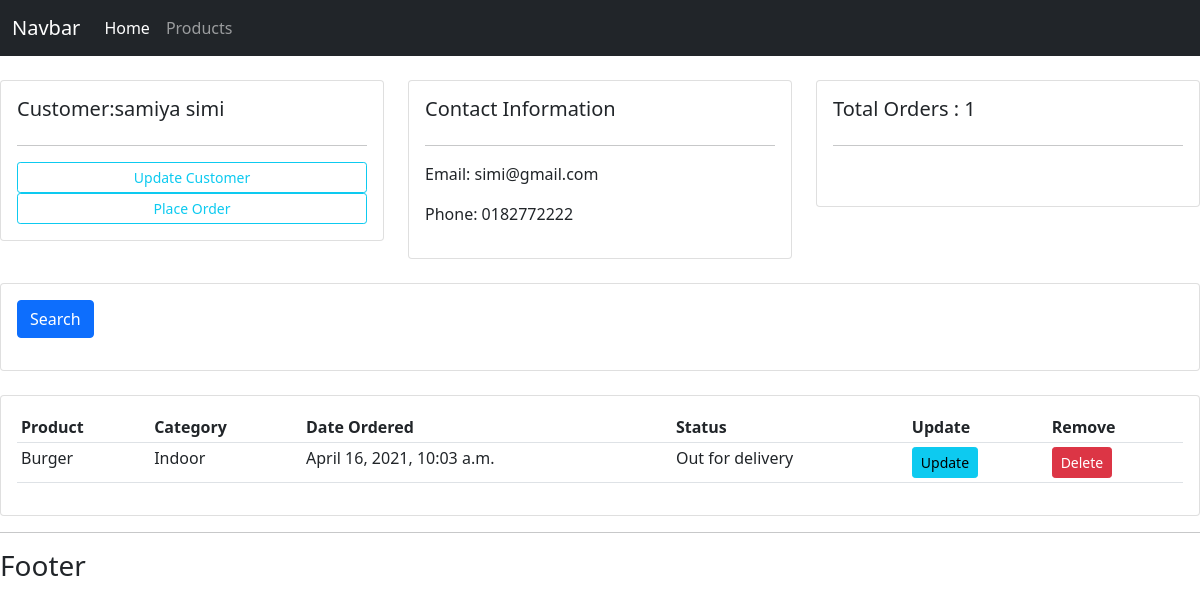
Screenshot of /customers/1/ with the database file from the repository.
### accounts/models.py (models this page shows, shortened)
class Customer(models.Model):
    name = models.CharField(max_length=200, null=True)
    phone = models.CharField(max_length=200, null=True)
    email = models.CharField(max_length=200, null=True)
    date_created = models.DateTimeField(auto_now_add=True, null=True)

class Order(models.Model):
    STATUS = (
        ('Pending', 'Pending'),
        ('Out for delivery', 'Out for delivery'),
        ('Delivered', 'Delivered'),
    )
    customer = models.ForeignKey(Customer,null=True,on_delete=models.SET_NULL)
    product = models.ForeignKey(Product,null=True,on_delete=models.SET_NULL)
    status = models.CharField(max_length = 200,null = True, choices = STATUS)
    date_created = models.DateTimeField(auto_now_add=True, null=True)

class Product(models.Model):
    CATEGORY = (
        ('Indoor', 'Indoor'),
        ('Out Door', 'Out Door'),
    )
    name = models.CharField(max_length=200, null=True)
    price = models.FloatField(null = True)
    category = models.CharField(max_length = 200, null = True, choices= CATEGORY)
    description = models.CharField(max_length = 200, null = True)
    date_created = models.DateTimeField(auto_now_add=True, null=True)
    tags = models.ManyToManyField(Tag)

### accounts/views.py (the view)
# urls.py: path('customers/<str:pk>/', views.customers, name="customers"),
def customers(request, pk):
    customer = Customer.objects.get(id = pk)
    orders = customer.order_set.all()
    num_of_orders = orders.count()
    my_filter = OrderFilter(request.GET, queryset=orders)
    orders = my_filter.qs
    context = {'customer' : customer, "orders": orders,"num_of_orders":num_of_orders,
               "my_filter": my_filter }
    return render(request, 'accounts/customers.html', context)

### accounts/templates/accounts/customers.html (shortened to what this page needs)
{% extends 'accounts/main.html' %}
{% block content %}
<div class="row">
	<div class="col-md">
		<div class="card card-body">
			<h5>Customer:{{customer.name}}</h5>
			<hr>
			<a class="btn btn-outline-info  btn-sm btn-block" href="">Update Customer</a>
			<a class="btn btn-outline-info  btn-sm btn-block" href="{% url 'create_order' customer.id %}">Place Order</a>
		</div>
	</div>
	<div class="col-md">
		<div class="card card-body">
			<h5>Contact Information</h5>
			<hr>
			<p>Email: {{customer.email}} </p>
			<p>Phone: {{customer.phone}} </p>
		</div>
	</div>
	<div class="col-md">
		<div class="card card-body">
			<h5>Total Orders : {{num_of_orders}}</h5>
			<hr>
			<h1 style="text-align: center;padding: 10px"></h1>
		</div>
	</div>
</div>
<br>
<div class="row">
	<div class="col">
		<div class="card card-body">
			<form method="GET">
		    <button class="btn btn-primary" type="submit">Search</button>
		  </form>
		</div>
	</div>
</div>
<br>
<div class="row">
	<div class="col-md">
		<div class="card card-body">
			<table class="table table-sm">
				<tr>
					<th>Product</th>
					<th>Category</th>
					<th>Date Ordered</th>
					<th>Status</th>
					<th>Update</th>
					<th>Remove</th>
				</tr>
				{% for order in orders %}
				<tr>
					<td>{{order.product.name}}</td>
					<td>{{order.product.category}}</td>
					<td>{{order.date_created}}</td>
					<td>{{order.status}}</td>
					<td> <a class="btn btn-sm btn-info" href="{% url 'update_order' order.id%}">Update</a> </td>
					<td> <a class="btn btn-sm btn-danger" href="{% url 'delete_order' order.id%}">Delete</a></td>
				</tr>
				{% endfor %}
			</table>
		</div>
	</div>
</div>
{% endblock %}

### static/css/main.css (style rules this page uses)
body { background-color: #ebeff5; }

### rows the page displays
Customer: name "samiya simi", email "simi@gmail.com", phone "0182772222"
Order: product.name "Burger", product.category "Indoor", date_created "April 16, 2021, 10:03 a.m.", status "Out for delivery"

### other values shown
{{ num_of_orders }} "1"
